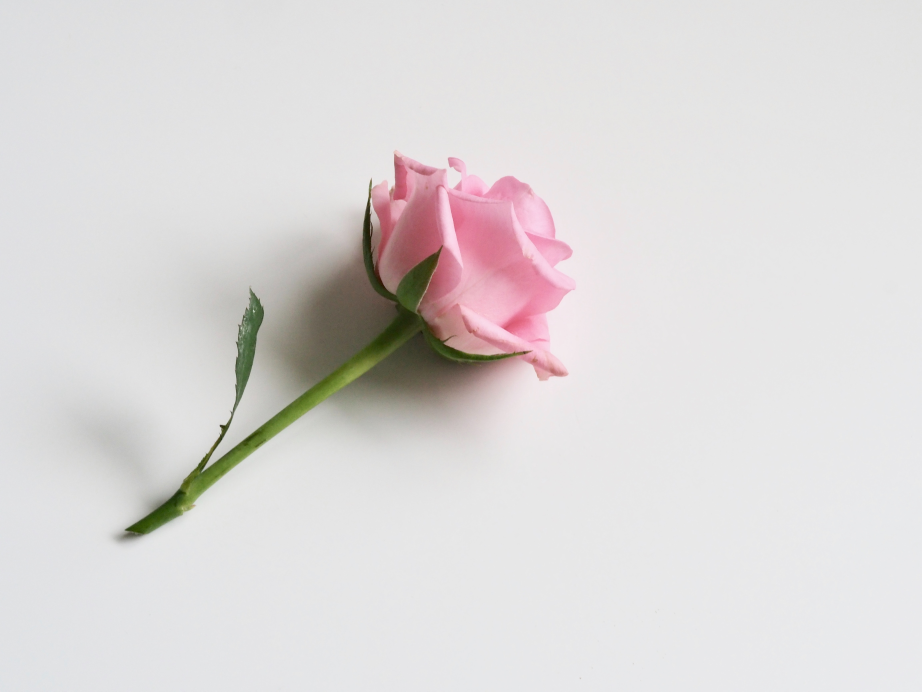
#> input picture computer-vision/images/rose.jpg, 4608 x 3456 px (shown at 1/5 size)
$ jupyter execute --allow-errors segmentation.ipynb
#> lines starting #> are read from the running program, lines starting #| are printed output that depends on the picture
### computer-vision/module/utility.py
import matplotlib.pyplot as plt
import numpy as np
from matplotlib.colors import hsv_to_rgb

def show_images(*img_label_tuples, grey=True):
    if len(img_label_tuples) == 1 and type(img_label_tuples[0]) == list:
        img_label_tuples = img_label_tuples[0]

    n = len(list(img_label_tuples))
    f = plt.figure(figsize=(12.8, 9.6))

    axes = [f.add_subplot(100 + 10 * n + i) for i in range(1, n+1)]

    imgs_max = 1 if all([image.max() <= 1 for image, *_ in img_label_tuples]) else 255

    for ax, (image, label, *others) in zip(axes, img_label_tuples):
        ax.title.set_text(label)
        autoscale = others[0] if len(others) > 0 else False
        vmin, vmax = (0, imgs_max) if not autoscale else (image.min(), image.max())
        if grey:
            ax.imshow(image, cmap='gray', vmin=vmin, vmax=vmax)
        else:
            ax.imshow(image)

        ax.xaxis.set_visible(False)
        ax.yaxis.set_visible(False)

# [24 lines left out: function show_pyramids, not called in this run]

def array_is_equal(arr1, arr2, epsilon=1e-10):
    return np.abs((arr1 - arr2)).max() < epsilon

def make_segments(image):
    perm = np.random.permutation(image.max() + 1)
    image = np.vectorize(lambda x: perm[x])(image)
    hsv_image = np.zeros((image.shape[0], image.shape[1], 3))
    hsv_image[:,:,0] = image / (image.max() + 1)
    hsv_image[:,:,1] = 1
    hsv_image[:,:,2] = 1
    return hsv_to_rgb(hsv_image)

# [7 lines left out: function interact_func, not called in this run]

### computer-vision/module/add_noise.py
import numpy as np


# [8 lines left out: function salt_and_pepper, not called in this run]


def gaussian_noise(img, mu=0, sigma=20):
    img = np.array(img).astype(np.int16)
    mask = np.random.normal(mu, sigma, img.shape)
    img = img + mask

    return np.clip(img, 0, 255)

### common/utility.py
import inspect
import matplotlib.pyplot as plt

def show_implementation(cls, section=None):
    SECTION_DELIMITER = "Section"
    found_section = False
    it = inspect.getsourcelines(cls)[0]
    print(it[0], end='')
    for line in it[1:]:
        if section is not None and section not in line and not found_section:
            continue
        found_section = True

        if SECTION_DELIMITER in line and section is not None and section not in line:
            break
        print(line, end='')

### computer-vision/module/kmeans.py
import numpy as np
from scipy.spatial import KDTree

def make_centers(num_clusters, features):
    feature_maxes = features.max(axis=0).max(axis=0)
    if len(features.shape) == 2:
        feature_maxes = [feature_maxes]
    centers = np.random.rand(num_clusters, len(feature_maxes))
    for i, m in enumerate(feature_maxes):
        centers[:, i] = centers[:, i] * m

    return centers

def get_labels(features, centers):
    num_features = centers.shape[1]
    tree = KDTree(centers)
    _, labels = tree.query(features.reshape((-1, num_features)), workers=-1)
    return labels.reshape(features.shape[:2])

def get_next_centers(curr_centers, features):
    labels = get_labels(features, curr_centers)
    new_centers = np.array([[features[labels==i].mean(axis=0)] for i in range(len(curr_centers))])
    new_centers = new_centers.reshape(curr_centers.shape)
    return new_centers

def kmeans(features: np.ndarray, num_clusters: int, initial_centers: np.ndarray=None, epsilon: float=1e-6) -> (np.ndarray, np.ndarray):
    if initial_centers is None:
        initial_centers = make_centers(num_clusters, features)

    assert initial_centers.shape[-1] == features.shape[-1], f"Centers dimension ({initial_centers.shape}) does not match feature space ({features.shape})"

    centers = initial_centers
    diff = float('infinity')
    while diff > epsilon:
        new_centers = get_next_centers(centers, features)
        diff = ((centers - new_centers)**2).sum()
        centers = new_centers

    return get_labels(features, centers), centers

### computer-vision/module/feature.py
import numpy as np

def make_pos_intensity_feature(grey_image: np.ndarray, factor: float=1) -> np.ndarray:
    height, width = grey_image.shape
    result = np.zeros((height, width, 3))
    ys = np.tile(np.arange(height), (width, 1)).transpose()
    xs = np.tile(np.arange(width), (height, 1))
    result[:,:,0] = ys
    result[:,:,1] = xs
    result[:,:,2] = grey_image * factor

    return result

def make_pos_rgb_feature(rgb_image: np.ndarray, factor:float=1) -> np.ndarray:
    height, width = rgb_image.shape[:2]
    result = np.zeros((height, width, 5))
    ys = np.tile(np.arange(height), (width, 1)).transpose()
    xs = np.tile(np.arange(width), (height, 1))
    result[:,:,0] = ys
    result[:,:,1] = xs
    result[:,:,2:5] = rgb_image * factor

    return result

### computer-vision/module/mean_shift.py
from scipy.spatial import KDTree
import numpy as np


def make_centers(features: np.ndarray, bandwidth: float, threshold: int) -> np.ndarray:
    compressed = np.round(features.reshape(-1, features.shape[-1]) / bandwidth)
    unique, counts = np.unique(compressed, axis=0, return_counts=True)

    centers = np.array([x for x, c in zip(unique, counts) if c >= threshold])
    return centers * bandwidth + bandwidth/2


def get_next_centers(centers, tree, bandwidth):
    indices = tree.query_ball_point(centers, bandwidth, workers=-1)
    new_centers = np.array([tree.data[ind].mean(axis=0)
                           for ind in indices if len(ind) > 0])
    return new_centers


def prune_centers(centers, prune_radius):
    center_tree = KDTree(centers)
    indices_to_remove = np.unique(
        np.array([i for i, _ in center_tree.query_pairs(prune_radius)]))
    pruned_centers = np.delete(
        centers, indices_to_remove, axis=0) if indices_to_remove.size > 0 else centers

    return pruned_centers


def mean_shift(features: np.ndarray, bandwidth: float, threshold: int, prune_radius: float,
               epsilon: float = 1e-6) -> (np.ndarray, np.ndarray):
    initial_centers = make_centers(features, bandwidth, threshold)
    tree = KDTree(features.reshape((-1, features.shape[-1])))
    assert initial_centers.shape[-1] == features.shape[-1], f"Centers dimension ({initial_centers.shape}) does not match feature space ({features.shape})"

    centers = initial_centers
    diff = float('infinity')
    while diff > epsilon * bandwidth:
        new_centers = get_next_centers(centers, tree, bandwidth)
        new_centers = prune_centers(new_centers, prune_radius)

        if centers.shape != new_centers.shape:
            centers = new_centers
            continue
        else:
            diff = ((centers - new_centers)**2).sum()
            centers = new_centers
    return get_labels(features, centers), centers


def get_labels(features, centers):
    num_features = centers.shape[1]
    tree = KDTree(centers)
    _, labels = tree.query(features.reshape((-1, num_features)), workers=-1)
    return labels.reshape(features.shape[:2])

### computer-vision/module/slic.py
import numpy as np
from module.rgb_to_grey import to_greyscale
from module.gradient import compute_gradient
from module.feature import make_pos_rgb_feature
from scipy.spatial import KDTree


def _calc_distance(image: np.ndarray, num_super_pixels: int):
    height, width = image.shape[:2]
    return int(np.ceil(np.sqrt(height * width / num_super_pixels)))


def _make_initial_centers(image: np.ndarray, s: int):
    height, width = image.shape[:2]
    return np.array([(i + s//2, j + s//2) for j in range(0, width, s) for i in range(0, height, s)])


# [8 lines left out: function _shift_centers, not called in this run]


def make_slic_centers(image: np.ndarray, num_super_pixels: int):
    s = _calc_distance(image, num_super_pixels)
    initial_centers = _make_initial_centers(image, s)
    gradient_magnitude, _ = compute_gradient(to_greyscale(image))
    centers = _shift_centers(initial_centers, gradient_magnitude)
    assert centers.shape[0] == num_super_pixels, "Number of super pixel is not evenly divided across the image"
    return centers, s


# [45 lines left out: functions _get_labels, _filter_outside, _get_next_centers, not called in this run]


def slic(image: np.ndarray, num_super_pixels: int, factor: float = 1.0, epsilon: float = 1e-6) -> (np.ndarray, np.ndarray):
    centers, s = make_slic_centers(image, num_super_pixels)

    features = make_pos_rgb_feature(image, factor)
    feature_centers = features[centers[:, 0], centers[:, 1]]

    distances = np.ones((features.shape[:2])) * float('infinity')
    labels = np.ones((features.shape[:2]), dtype=np.int32) * -1

    centers = feature_centers
    diff = float('infinity')
    while diff > epsilon:
        labels, distances = _get_labels(
            features, centers, distances, labels, s)
        new_centers = _get_next_centers(centers, features, labels)
        diff = ((centers - new_centers)**2).sum()
        centers = new_centers

    return _get_labels(features, centers, distances, labels, s)[0], centers

### computer-vision/segmentation.ipynb
[cell 1]
import sys
sys.path.append('..')

[cell 2]
from common.utility import show_implementation
from module.utility import show_images, make_segments
import numpy as np
import matplotlib.pyplot as plt
from PIL import Image

[cell 3]
rose_image_rgb = np.array(Image.open(
    'images/rose.jpg').resize((288, 216)).convert('RGB'))

[cell 4]
np.random.seed(42)

# Segmentation
Segmentation is the process of separating an image into coherent regions/objects.
This include separating an subject from the background, or decomposing a scene into multiple objects.

## Toy Example

[cell 5]
shape_image_rgb = np.array(Image.open('images/shapes.png').convert('RGB'))
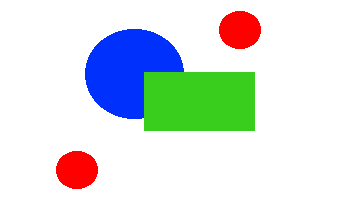
#> input picture computer-vision/images/shapes.png, 350 x 200 px
#> shape_image_rgb is the input picture: shape (200, 350, 3); mean R, G, B 216.1, 224.7, 224.4
plt.imshow(shape_image_rgb)

Suppose we wish to segment the above image into their respective shapes.
As we have established that [intensity carries much of the information in an image](./introduction.ipynb#intensity-vs-colour),
we can use the greyscale image find its corresponding [image histogram](./point_processing.ipynb#image-histogram).

[cell 6]
shape_image_grey = np.array(Image.open('images/shapes.png').convert('L'))

f = plt.figure(figsize=(20, 10))
ax11 = f.add_subplot(221)
ax12 = f.add_subplot(222)

ax11.title.set_text('Original Image')
ax11.imshow(shape_image_grey, cmap='gray', vmin=0, vmax=255)
ax11.xaxis.set_visible(False)
ax11.yaxis.set_visible(False)

ax12.title.set_text('Histogram')
ax12.hist(shape_image_grey.ravel(), bins=range(256))

From this, we can clearly see 4 distinct pixel values, and thus we can easily map each pixel value to an object label.

[cell 7]
mapping = {intensity: label for label,
           intensity in enumerate(set(shape_image_grey.ravel()))}
#> mapping = {57: 0, 76: 1, 141: 2, 255: 3}
labelled_image = np.vectorize(lambda x: mapping[x])(shape_image_grey)
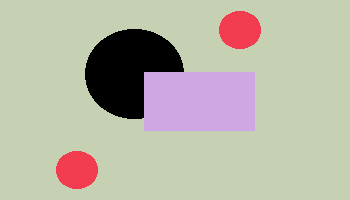
#> labelled_image: shape (200, 350) int64; 4 distinct labels, from 0 to 3; one colour per label, 0 black

plt.imshow(make_segments(labelled_image))
#> in make_segments, `perm = np.random.permutation(image.max() + 1)`: perm = [1, 3, 0, 2]
#> in make_segments, `image = np.vectorize(lambda x: perm[x])(image)`:
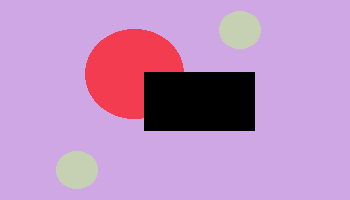
#> image: shape (200, 350) int64; 4 distinct labels, from 0 to 3; one colour per label, 0 black

(To show the segments, we map each label to different hues in the colour spectrum)

However, images typically are not so easy to segment.
For example, if there is noise in the image, then this segmentation method is insufficient.

[cell 8]
from module.add_noise import gaussian_noise

noisy_image = gaussian_noise(shape_image_grey)

f = plt.figure(figsize=(20, 10))
ax11 = f.add_subplot(221)
ax12 = f.add_subplot(222)

ax11.title.set_text('Noisy Image')
ax11.imshow(noisy_image, cmap='gray', vmin=0, vmax=255)
ax11.xaxis.set_visible(False)
ax11.yaxis.set_visible(False)

ax12.title.set_text('Histogram')
ax12.set_ylim(1000)
ax12.invert_yaxis()
ax12.hist(noisy_image.ravel(), bins=range(256))
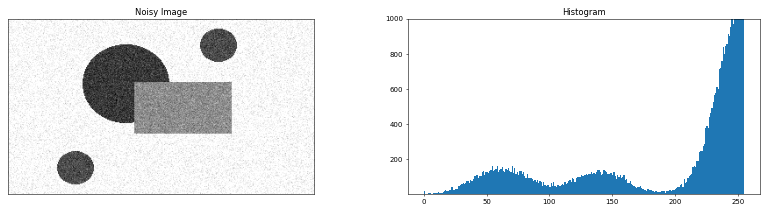
#> figure drawn by matplotlib, 2 panels; panel 2: tallest bar 28911 high, from x = 254 to 255

Now, we cannot find a clear mapping from intensity values to object labels, because the same intensity value may be present in multiple objects, indicated by the overlaps in the curves.

## Clustering
**Clustering** is the act of grouping similar data points, and representing them with a single label.
This is similar to our goal of segmentation.

To perform clustering, we need to determine two factors:

1. Data features
    * We need to represent the pixel as a certain set of features (such as intensity values, RGB values, *etc*)
2. Distance measure
    * We need a method of comparing two pixels for their similarity/distance from each other, using the features we established above

Note that this means that for clustering, we are usually working mainly in the **feature space** of the image, and not the original image itself.
The feature could be a single value (thus 1 dimensional), such as intensity, or multiple values such as each of the RGB channel (thus multi-dimensional).

## K-means clustering

From the histogram, we can see that each peak corresponds to a segment in the original image.
Thus, we wish to find the center of each "hump", such that each of the center can be the representative of the pixels close to it.
Hence, the best cluster centers will minimize the distance between each points and their corresponding centers.

However, notice that we are in a dilemma.
Because to find the correct centers, we need find the group membership of the pixels to compute the mean of the group.
But to find the group membership of the pixels, we need to know the cluster centers to assign each pixel to the closest center.

To resolve this issue, we randomly assign the initial value for the centers.
Then we perform our clustering based on these centers, and continually improve our center values.
Hence, the procedure is as follows:
1. Decide on number of cluster to have
2. Randomly initialize that many cluster centers
3. For each pixel in the feature space, assign it the label corresponding to the center that it is closest to
4. For each label corresponding to a center, compute the new center using the average of the feature values of the pixel assigned to it
5. Repeat 3-5 until convergence

[cell 9]
from module.kmeans import kmeans
import module.kmeans as km
show_implementation(km.make_centers)

Firstly, we randomize the centers of the clusters.

[cell 10]
show_implementation(km.get_labels)

Then, for each pixels, we find the cluster that it is nearest to and assign it that label.

We use `KDTree` in our implementation.
It merely is a data structure that dramatically speeds up the querying for the nearest neighbour.

[cell 11]
show_implementation(km.get_next_centers)

For each label, we find all the associated pixels and calculate their mean.
These means will be the value for the new centers for the next iteration.

[cell 12]
show_implementation(kmeans)

Putting it all together, we get the above.

[cell 13]
features = noisy_image
num_clusters = 4
initial_centers = km.make_centers(num_clusters, features)
#> in make_centers, `feature_maxes = features.max(axis=0).max(axis=0)`: feature_maxes = 255
#> in make_centers, `feature_maxes = [feature_maxes]`: feature_maxes = [255]
#> in make_centers, `centers = np.random.rand(num_clusters, len(feature_maxes))`: centers = [0.601, 0.413, 0.653, 0.96]
#> the loop in make_centers, `for i, m in enumerate(feature_maxes):` made 1 pass
#> after the loop in make_centers, `for i, m in enumerate(feature_maxes):`: centers = [153.2, 105.3, 166.5, 244.9]
#> initial_centers = [153.2, 105.3, 166.5, 244.9]
centers = initial_centers
#> centers = [153.2, 105.3, 166.5, 244.9]
diff = float('infinity')
prev_centers = []
i = 0
while diff > 1e-6:
    if i % 3 == 0 and diff > 1:
        prev_centers.append(centers)
    i += 1
    new_centers = km.get_next_centers(centers, features)
    diff = ((centers - new_centers)**2).sum()
    centers = new_centers
#> this loop made 21 passes
#> (diff, centers) on passes 1 to 8: (1270.1, [144.1, 73.03, 178.4, 247.4]), (246, [137, 63.44, 188.6, 247.8]), (98.95, [135.1, 61.21, 198, 248.3]), (95.19, [135.6, 60.72, 207.7, 248.9]), (69.97, [136.7, 60.72, 216, 249.9]), (32.02, [137.7, 60.84, 221.5, 250.8]), (10.99, [138.4, 60.97, 224.6, 251.5]), (3.61, [138.8, 61.08, 226.4, 252])
#> pass 1, in get_next_centers, `labels = get_labels(features, curr_centers)`:
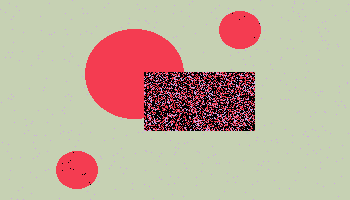
#> labels: shape (200, 350) int64; 4 distinct labels, from 0 to 3; one colour per label, 0 black
#> after the loop, i = 21; prev_centers = [[153.2, 105.3, 166.5, 244.9], [135.1, 61.21, 198, 248.3], [137.7, 60.84, 221.5, 250.8], [139, 61.16, 227.5, 252.3]]

labelled_image = km.get_labels(features, centers)
#> in get_labels (call 22), `return labels.reshape(features.shape[:2])`:
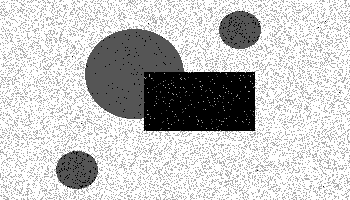
#> returned value: shape (200, 350) int64; min 0, max 3, mean 2.3; drawn with min black and max white
plt.imshow(make_segments(labelled_image))
#> in make_segments (call 2), `perm = np.random.permutation(image.max() + 1)`: perm = [0, 2, 1, 3]
#> in make_segments (call 2), `return hsv_to_rgb(hsv_image)`:
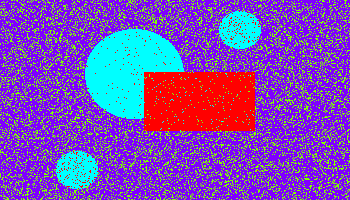
#> returned value: shape (200, 350, 3) float64; mean of channels 0, 1, 2 0.491, 0.301, 0.716; drawn as R, G, B

[cell 14]
f = plt.figure(figsize=(20, len(prev_centers) * 5))

for i, p_center in enumerate(prev_centers):
    ax = f.add_subplot(len(prev_centers), 1, i+1)
    ax.title.set_text('Histogram')
    ax.set_ylim(1000)
    ax.invert_yaxis()
    colors = ['red', 'blue', 'green', 'yellow', 'cyan']

    labels = km.get_labels(noisy_image, p_center)
    for j in range(num_clusters):
        ax.hist(noisy_image[labels == j].ravel(),
                bins=range(256), color=colors[j])
        ax.axvline(x=p_center[j], color='black')
#> this loop made 4 passes

The dark lines indicates the location of the centers, and each histogram is coloured based on its labeling at that iteration of clustering.
At our final stage, we can see that our centers are approximately at the peak of each density (at least for the red and the blue, and somewhat the yellow), as we desired.

Notice that the segmentation for the large circle, rectangle and background is done rather well.
However, the small circle is done rather poorly.
Notice that despite there being 4 observed clusters (large circle, small circle, rectangle and background), we failed to assign the large and small circles different labels.
This is because the system assigned the unique label to the noise instead, since the small circle and large circle looks similar in the intensity plot.

One way to resolve this (for this example) is to cluster using 3 features (RGB) instead of 1 (intensity).
Since the small circle is clearly red and thus a different colour from the other segments, it is likely to be its own cluster if we clustered using 3 features.

Hence, consider the below noisy RGB image.

[cell 15]
noisy_rgb_image = gaussian_noise(shape_image_rgb)

plt.imshow(noisy_rgb_image/255)

[cell 16]
fig = plt.figure()
ax = fig.add_subplot(projection='3d')

red, green, blue = noisy_rgb_image[:, :, 0].ravel(
), noisy_rgb_image[:, :, 1].ravel(), noisy_rgb_image[:, :, 2].ravel()

ax.scatter(red, green, blue)

ax.set_xlabel('Red value')
ax.set_ylabel('Green value')
ax.set_zlabel('Blue value')

plt.show()
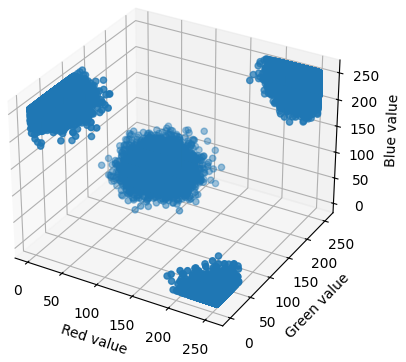
#> figure drawn by matplotlib, 1 panel

From the feature space plot, we can clearly see that there are 4 distinct cluster.

[cell 17]
labelled_image, _ = kmeans(noisy_rgb_image, 4)
#> the loop in make_centers (call 2), `for i, m in enumerate(feature_maxes):` made 3 passes
#> in kmeans, `initial_centers = make_centers(num_clusters, features)`: initial_centers = [[1.47, 18.67, 241], [241.1, 68.01, 128.7], [112, 97.65, 149.4], [225.1, 93.99, 179]]
#> in kmeans, `centers = initial_centers`: centers has the same summary as initial_centers
#> the loop in kmeans, `while diff > epsilon:` made 3 passes
#> diff on passes 1 to 3: 76634.2, 0.00118, 0

plt.imshow(make_segments(labelled_image))
#> in make_segments (call 3), `perm = np.random.permutation(image.max() + 1)`: perm = [3, 2, 0, 1]
#> in make_segments (call 3), `image = np.vectorize(lambda x: perm[x])(image)`:
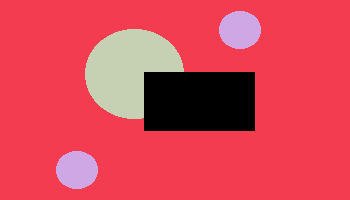
#> image: shape (200, 350) int64; 4 distinct labels, from 0 to 3; one colour per label, 0 black
#> in make_segments (call 3), `hsv_image[:,:,2] = 1`:
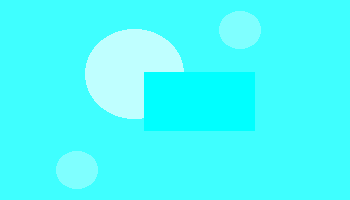
#> hsv_image: shape (200, 350, 3) float64; mean of channels 0, 1, 2 0.276, 1, 1; drawn as R, G, B
#> (the rest of the program and of its run is left out)
